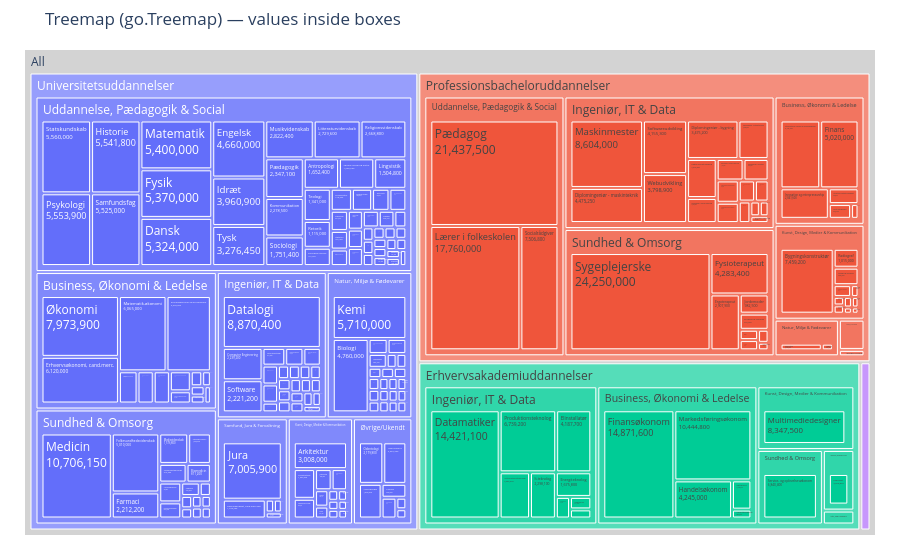

The notebook cell this image was saved under:
### Code cell
# Build a hierarchical treemap using plotly.graph_objects and show values inside boxes.
# Uses existing `dat` dataframe from the notebook.

# Aggregate leaf values (sum maanedloen_10aar per titel/cluster/education)
leaf = (
    dat
    .groupby(['educational_category', 'cluster_label', 'titel'], as_index=False)
    ['maanedloen_10aar']
    .sum()
    .rename(columns={'maanedloen_10aar': 'value'})
)

# Prepare nodes: root -> educational_category -> cluster_label -> titel
nodes = []
# root
nodes.append(dict(id='All', label='All', parent='', value=leaf['value'].sum()))

# educational_category nodes
edu_totals = leaf.groupby('educational_category', as_index=False)['value'].sum()
for _, r in edu_totals.iterrows():
    nodes.append(dict(id=r['educational_category'], label=r['educational_category'], parent='All', value=r['value']))

# cluster_label nodes (under their educational_category)
cluster_totals = leaf.groupby(['educational_category', 'cluster_label'], as_index=False)['value'].sum()
for _, r in cluster_totals.iterrows():
    cid = f"{r['educational_category']}/{r['cluster_label']}"
    nodes.append(dict(id=cid, label=r['cluster_label'], parent=r['educational_category'], value=r['value']))

# leaf (titel) nodes
for _, r in leaf.iterrows():
    cid = f"{r['educational_category']}/{r['cluster_label']}"
    lid = f"{cid}/{r['titel']}"
    nodes.append(dict(id=lid, label=r['titel'], parent=cid, value=r['value']))

# Turn nodes into lists for Plotly
ids = [n['id'] for n in nodes]
labels = [n['label'] for n in nodes]
parents = [n['parent'] for n in nodes]
values = [n['value'] for n in nodes]

# Create treemap with values shown inside boxes
import plotly.graph_objects as go

fig_go = go.Figure(go.Treemap(
    ids=ids,
    labels=labels,
    parents=parents,
    values=values,
    branchvalues='total',               # size of parent equals sum of children
    textinfo='label+value',             # show label and value inside boxes
    hovertemplate='<b>%{label}</b><br>Løn: %{value}<extra></extra>',
    root_color="lightgrey"
))

fig_go.update_layout(title='Treemap (go.Treemap) — values inside boxes', margin=dict(t=50, l=25, r=25, b=25))
fig_go.show()

### Figure 1 — Plotly figure (JSON) as saved in the notebook; plotly's stock layout.template omitted (floating-point values rounded to 4 significant figures; data arrays with more than 128 entries replaced by an {"elided": "..."} marker saying what was removed)
{"data": [{"branchvalues": "total", "hovertemplate": "<b>%{label}</b><br>Løn: %{value}<extra></extra>", "ids": {"elided": "254 str values"}, "labels": {"elided": "254 str values"}, "parents": {"elided": "254 str values"}, "root": {"color": "lightgrey"}, "textinfo": "label+value", "type": "treemap", "values": {"elided": "254 int values"}}], "layout": {"margin": {"b": 25, "l": 25, "r": 25, "t": 50}, "title": {"text": "Treemap (go.Treemap) — values inside boxes"}}}
